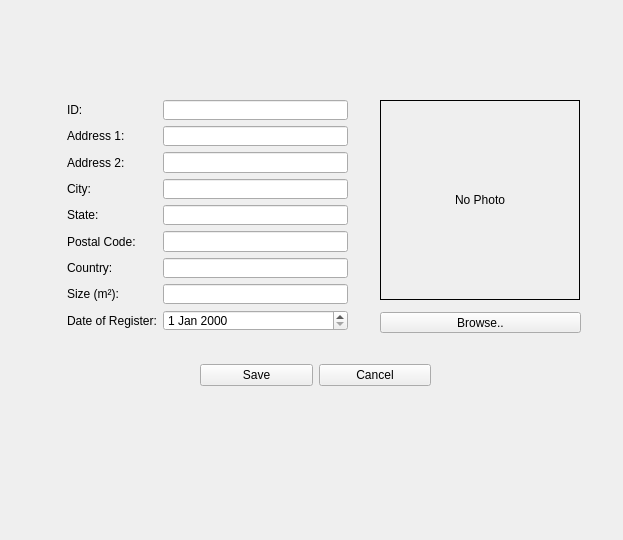
<?xml version="1.0" encoding="UTF-8"?>
<ui version="4.0">
 <class>add_house_form</class>
 <widget class="QWidget" name="add_house_form">
  <property name="geometry">
   <rect>
    <x>0</x>
    <y>0</y>
    <width>623</width>
    <height>540</height>
   </rect>
  </property>
  <property name="windowTitle">
   <string>Add House</string>
  </property>
  <widget class="QWidget" name="widget" native="true">
   <property name="geometry">
    <rect>
     <x>20</x>
     <y>20</y>
     <width>571</width>
     <height>491</height>
    </rect>
   </property>
   <widget class="QWidget" name="layoutWidget">
    <property name="geometry">
     <rect>
      <x>47</x>
      <y>80</y>
      <width>281</width>
      <height>231</height>
     </rect>
    </property>
    <layout class="QFormLayout" name="formLayout">
     <item row="0" column="0">
      <widget class="QLabel" name="label_id">
       <property name="text">
        <string>ID:</string>
       </property>
      </widget>
     </item>
     <item row="0" column="1">
      <widget class="QLineEdit" name="id_lineEdit">
       <property name="readOnly">
        <bool>true</bool>
       </property>
      </widget>
     </item>
     <item row="1" column="0">
      <widget class="QLabel" name="label_address1">
       <property name="text">
        <string>Address 1:</string>
       </property>
      </widget>
     </item>
     <item row="1" column="1">
      <widget class="QLineEdit" name="address1_lineEdit"/>
     </item>
     <item row="2" column="0">
      <widget class="QLabel" name="label_address2">
       <property name="text">
        <string>Address 2:</string>
       </property>
      </widget>
     </item>
     <item row="2" column="1">
      <widget class="QLineEdit" name="address2_lineEdit"/>
     </item>
     <item row="3" column="0">
      <widget class="QLabel" name="label_city">
       <property name="text">
        <string>City:</string>
       </property>
      </widget>
     </item>
     <item row="3" column="1">
      <widget class="QLineEdit" name="city_lineEdit"/>
     </item>
     <item row="4" column="0">
      <widget class="QLabel" name="label_state">
       <property name="text">
        <string>State:</string>
       </property>
      </widget>
     </item>
     <item row="4" column="1">
      <widget class="QLineEdit" name="state_lineEdit"/>
     </item>
     <item row="5" column="0">
      <widget class="QLabel" name="label_postal">
       <property name="text">
        <string>Postal Code:</string>
       </property>
      </widget>
     </item>
     <item row="5" column="1">
      <widget class="QLineEdit" name="postalcode_lineEdit"/>
     </item>
     <item row="6" column="0">
      <widget class="QLabel" name="label_country">
       <property name="text">
        <string>Country:</string>
       </property>
      </widget>
     </item>
     <item row="6" column="1">
      <widget class="QLineEdit" name="country_lineEdit"/>
     </item>
     <item row="7" column="0">
      <widget class="QLabel" name="label_size">
       <property name="text">
        <string>Size (m²):</string>
       </property>
      </widget>
     </item>
     <item row="7" column="1">
      <widget class="QLineEdit" name="size_lineEdit"/>
     </item>
     <item row="8" column="0">
      <widget class="QLabel" name="label_date">
       <property name="text">
        <string>Date of Register:</string>
       </property>
      </widget>
     </item>
     <item row="8" column="1">
      <widget class="QDateEdit" name="date_dateEdit"/>
     </item>
    </layout>
   </widget>
   <widget class="QWidget" name="layoutWidget">
    <property name="geometry">
     <rect>
      <x>180</x>
      <y>330</y>
      <width>231</width>
      <height>51</height>
     </rect>
    </property>
    <layout class="QHBoxLayout" name="horizontalLayout">
     <item>
      <widget class="QPushButton" name="add_push_button">
       <property name="text">
        <string>Save</string>
       </property>
      </widget>
     </item>
     <item>
      <widget class="QPushButton" name="add_cancel_button">
       <property name="text">
        <string>Cancel</string>
       </property>
      </widget>
     </item>
    </layout>
   </widget>
   <widget class="QPushButton" name="photo_button">
    <property name="geometry">
     <rect>
      <x>360</x>
      <y>292</y>
      <width>201</width>
      <height>21</height>
     </rect>
    </property>
    <property name="text">
     <string>Browse..</string>
    </property>
   </widget>
   <widget class="QLabel" name="photo_label">
    <property name="geometry">
     <rect>
      <x>360</x>
      <y>80</y>
      <width>200</width>
      <height>200</height>
     </rect>
    </property>
    <property name="minimumSize">
     <size>
      <width>200</width>
      <height>200</height>
     </size>
    </property>
    <property name="frameShape">
     <enum>QFrame::Box</enum>
    </property>
    <property name="text">
     <string>No Photo</string>
    </property>
    <property name="scaledContents">
     <bool>true</bool>
    </property>
    <property name="alignment">
     <set>Qt::AlignCenter</set>
    </property>
   </widget>
  </widget>
 </widget>
 <resources/>
 <connections/>
</ui>
